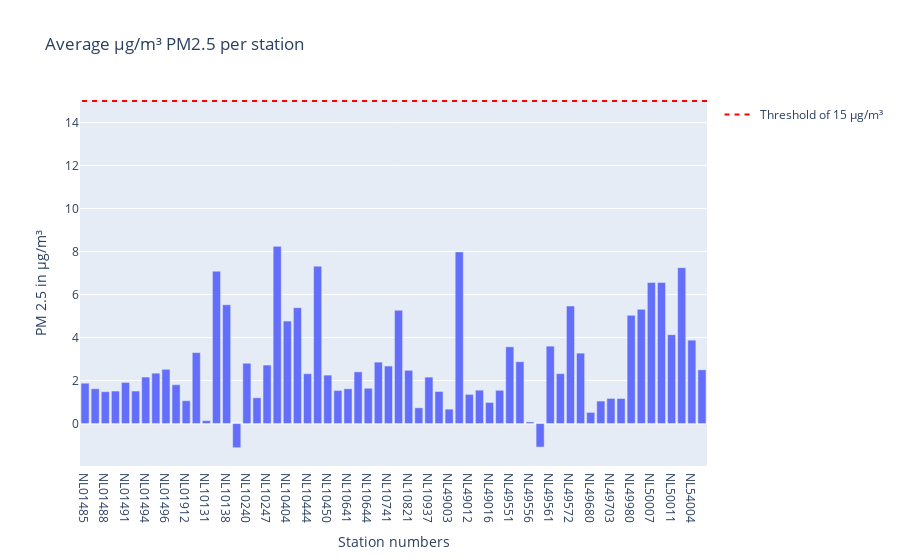

The cell this chart's notebook holds for it:
### Code cell
# create bar with average measured pm2.5 values for each station on the raw data
bar_pm25 = px.bar(meanlocation_PM25, x='station_number' , y= 'value', title='Average µg/m³ PM2.5 per station')
bar_pm25.update_layout(yaxis_title='PM 2.5 in µg/m³', xaxis_title= "Station numbers", barmode='group') 

bar_pm25.add_shape(
    legendrank=1,
    showlegend=True,
    type="line",
    xref="paper",
    line=dict(dash="5px", color='red'),
    x0=1,
    x1=0,
    y0=15,
    y1=15,
    name='Threshold of 15 µg/m³'
)

bar_pm25.show()

### Figure 1 — Plotly figure (JSON) as saved in the notebook; plotly's stock layout.template omitted (floating-point values rounded to 4 significant figures)
{"data": [{"alignmentgroup": "True", "hovertemplate": "station_number=%{x}<br>value=%{y}<extra></extra>", "legendgroup": "", "marker": {"color": "#636efa", "pattern": {"shape": ""}}, "name": "", "offsetgroup": "", "orientation": "v", "showlegend": false, "textposition": "auto", "type": "bar", "x": ["NL01485", "NL01487", "NL01488", "NL01489", "NL01491", "NL01493", "NL01494", "NL01495", "NL01496", "NL01497", "NL01912", "NL01913", "NL10131", "NL10136", "NL10138", "NL10230", "NL10240", "NL10241", "NL10247", "NL10248", "NL10404", "NL10418", "NL10444", "NL10449", "NL10450", "NL10636", "NL10641", "NL10643", "NL10644", "NL10738", "NL10741", "NL10742", "NL10821", "NL10934", "NL10937", "NL10938", "NL49003", "NL49007", "NL49012", "NL49014", "NL49016", "NL49017", "NL49551", "NL49553", "NL49556", "NL49557", "NL49561", "NL49570", "NL49572", "NL49573", "NL49680", "NL49701", "NL49703", "NL49704", "NL49980", "NL50003", "NL50007", "NL50010", "NL50011", "NL50012", "NL54004", "NL54010"], "xaxis": "x", "y": [1.876, 1.619, 1.482, 1.512, 1.913, 1.512, 2.163, 2.344, 2.524, 1.806, 1.062, 3.3, 0.1341, 7.084, 5.527, -1.123, 2.804, 1.198, 2.72, 8.241, 4.764, 5.389, 2.319, 7.317, 2.251, 1.539, 1.618, 2.406, 1.642, 2.857, 2.674, 5.27, 2.475, 0.7324, 2.161, 1.491, 0.6687, 7.982, 1.356, 1.553, 0.9824, 1.547, 3.569, 2.875, 0.075, -1.094, 3.6, 2.321, 5.467, 3.275, 0.5188, 1.047, 1.169, 1.165, 5.031, 5.312, 6.562, 6.562, 4.133, 7.25, 3.879, 2.499], "yaxis": "y"}], "layout": {"barmode": "group", "legend": {"tracegroupgap": 0}, "shapes": [{"legendrank": 1, "line": {"color": "red", "dash": "5px"}, "name": "Threshold of 15 µg/m³", "showlegend": true, "type": "line", "x0": 1, "x1": 0, "xref": "paper", "y0": 15, "y1": 15}], "title": {"text": "Average µg/m³ PM2.5 per station"}, "xaxis": {"anchor": "y", "domain": [0, 1], "title": {"text": "Station numbers"}}, "yaxis": {"anchor": "x", "domain": [0, 1], "title": {"text": "PM 2.5 in µg/m³"}}}}
